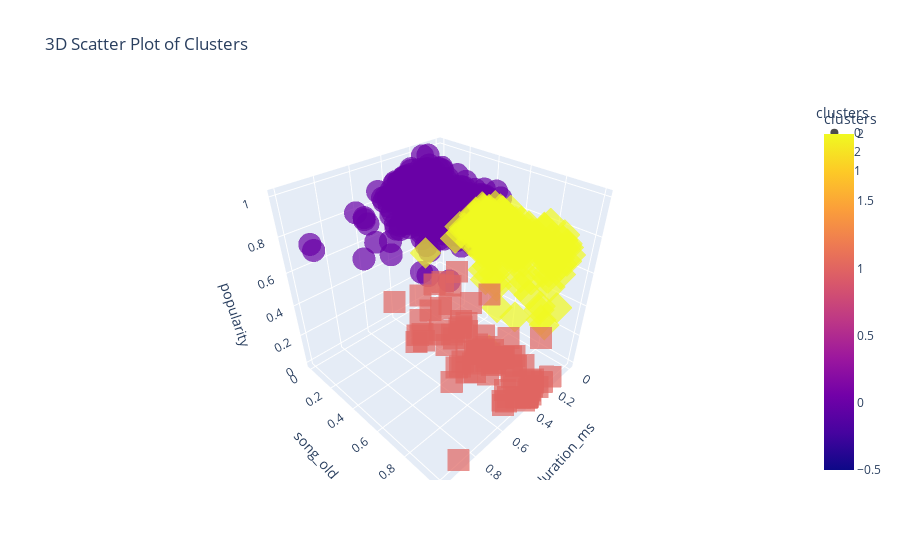

The notebook cell saved with this chart:
### Code cell
import plotly.express as px

# Assuming df is your DataFrame with the specified columns

fig = px.scatter_3d(df, x='duration_ms', y='song_old', z='popularity', color='clusters',
                    symbol='clusters', opacity=0.7, size_max=10,
                    title='3D Scatter Plot of Clusters', color_discrete_sequence=px.colors.qualitative.Set1)
fig.show()

### Figure 1 — Plotly figure (JSON) as saved in the notebook; plotly's stock layout.template omitted (floating-point values rounded to 4 significant figures; data arrays with more than 128 entries replaced by an {"elided": "..."} marker saying what was removed)
{"data": [{"hovertemplate": "clusters=%{marker.color}<br>duration_ms=%{x}<br>song_old=%{y}<br>popularity=%{z}<extra></extra>", "legendgroup": "0", "marker": {"color": {"elided": "519 int values"}, "coloraxis": "coloraxis", "opacity": 0.7, "symbol": "circle"}, "mode": "markers", "name": "0", "scene": "scene", "showlegend": true, "type": "scatter3d", "x": {"elided": "519 float values"}, "y": {"elided": "519 float values"}, "z": {"elided": "519 float values"}}, {"hovertemplate": "clusters=%{marker.color}<br>duration_ms=%{x}<br>song_old=%{y}<br>popularity=%{z}<extra></extra>", "legendgroup": "2", "marker": {"color": {"elided": "200 int values"}, "coloraxis": "coloraxis", "opacity": 0.7, "symbol": "diamond"}, "mode": "markers", "name": "2", "scene": "scene", "showlegend": true, "type": "scatter3d", "x": {"elided": "200 float values"}, "y": {"elided": "200 float values"}, "z": {"elided": "200 float values"}}, {"hovertemplate": "clusters=%{marker.color}<br>duration_ms=%{x}<br>song_old=%{y}<br>popularity=%{z}<extra></extra>", "legendgroup": "1", "marker": {"color": [1, 1, 1, 1, 1, 1, 1, 1, 1, 1, 1, 1, 1, 1, 1, 1, 1, 1, 1, 1, 1, 1, 1, 1, 1, 1, 1, 1, 1, 1, 1, 1, 1, 1, 1, 1, 1, 1, 1, 1, 1, 1, 1, 1, 1, 1, 1, 1, 1, 1, 1, 1, 1, 1, 1, 1, 1, 1, 1, 1, 1, 1, 1, 1, 1, 1, 1, 1, 1, 1, 1, 1, 1, 1, 1, 1, 1, 1, 1, 1, 1, 1, 1, 1, 1, 1, 1, 1], "coloraxis": "coloraxis", "opacity": 0.7, "symbol": "square"}, "mode": "markers", "name": "1", "scene": "scene", "showlegend": true, "type": "scatter3d", "x": [0.3332, 0.2679, 0.4623, 0.1782, 0.3811, 0.255, 0.3005, 0.1052, 0.1496, 0.3044, 0.2471, 0.2081, 0.1768, 0.2401, 0.3253, 0.21, 0.2571, 0.3277, 0.3282, 0.3673, 0.2161, 0.2966, 0.3381, 0.3188, 0.3623, 0.237, 0.3569, 0.2725, 0.4483, 0.2697, 0.4016, 0.2885, 0.2395, 0.3265, 0.1841, 0.1604, 0.2608, 0.1833, 0.3706, 0.4303, 0.3015, 0.3319, 0.454, 0.4436, 0.2896, 0.3048, 0.3043, 0.2314, 0.1523, 0.4043, 0.4045, 0.5253, 0.2811, 0.2182, 0.2943, 0.3059, 0.3128, 0.2269, 0.4911, 0.2833, 0.4953, 0.325, 0.2811, 0.3914, 0.3342, 0.4396, 0.4019, 0.2266, 0.2193, 0.1536, 0.3139, 0.1659, 0.2272, 0.4419, 0.3892, 0.4637, 0.337, 0.4715, 0.2557, 0.2475, 0.1947, 0.2371, 0.8849, 0.3909, 0.5622, 0.2999, 0.1905, 0.2249], "y": [0.8244, 0.8244, 0.9391, 0.7491, 0.7491, 0.7038, 0.9822, 0.2461, 0.2321, 0.5994, 0.5994, 0.6411, 0.1836, 0.5468, 0.2412, 0.724, 0.6974, 0.5417, 0.325, 1.0, 0.5991, 0.724, 0.724, 0.724, 0.9989, 1.0, 1.0, 1.0, 0.7124, 0.5086, 0.9599, 0.9607, 0.42, 0.8858, 0.8419, 0.7625, 0.42, 0.3643, 0.42, 0.9278, 0.5991, 0.3244, 0.6556, 0.5991, 0.724, 0.42, 0.856, 0.4093, 0.3829, 0.5829, 0.8858, 0.6481, 0.6556, 0.724, 0.2461, 0.6769, 0.9742, 0.3115, 0.9429, 0.5994, 0.2948, 0.42, 0.9774, 0.6475, 0.9822, 0.2461, 0.2461, 0.5991, 0.818, 1.0, 0.9822, 0.1863, 0.724, 0.04523, 0.2184, 0.3263, 1.0, 0.9222, 0.9591, 0.6481, 0.5587, 0.9451, 1.0, 1.0, 0.6481, 0.5816, 0.42, 0.04523], "z": [0.2812, 0, 0, 0, 0, 0, 0.02083, 0.3125, 0.08333, 0, 0, 0, 0.04167, 0, 0.1354, 0, 0, 0, 0.03125, 0, 0, 0.01042, 0.08333, 0.01042, 0, 0.02083, 0, 0.01042, 0.04167, 0.3021, 0, 0.04167, 0.02083, 0, 0, 0, 0.0625, 0.04167, 0, 0, 0, 0, 0, 0, 0, 0.01042, 0, 0.05208, 0.02083, 0, 0, 0.08333, 0, 0, 0.3125, 0, 0, 0.3021, 0, 0.01042, 0.02083, 0.05208, 0.3438, 0.02083, 0, 0.01042, 0, 0.3854, 0, 0, 0, 0.2396, 0, 0.1562, 0.08333, 0.03125, 0, 0, 0, 0, 0.05208, 0, 0, 0, 0, 0, 0, 0.09375]}], "layout": {"coloraxis": {"colorbar": {"title": {"text": "clusters"}}, "colorscale": [[0, "#0d0887"], [0.1111, "#46039f"], [0.2222, "#7201a8"], [0.3333, "#9c179e"], [0.4444, "#bd3786"], [0.5556, "#d8576b"], [0.6667, "#ed7953"], [0.7778, "#fb9f3a"], [0.8889, "#fdca26"], [1, "#f0f921"]]}, "legend": {"title": {"text": "clusters"}, "tracegroupgap": 0}, "scene": {"domain": {"x": [0, 1], "y": [0, 1]}, "xaxis": {"title": {"text": "duration_ms"}}, "yaxis": {"title": {"text": "song_old"}}, "zaxis": {"title": {"text": "popularity"}}}, "title": {"text": "3D Scatter Plot of Clusters"}}}
